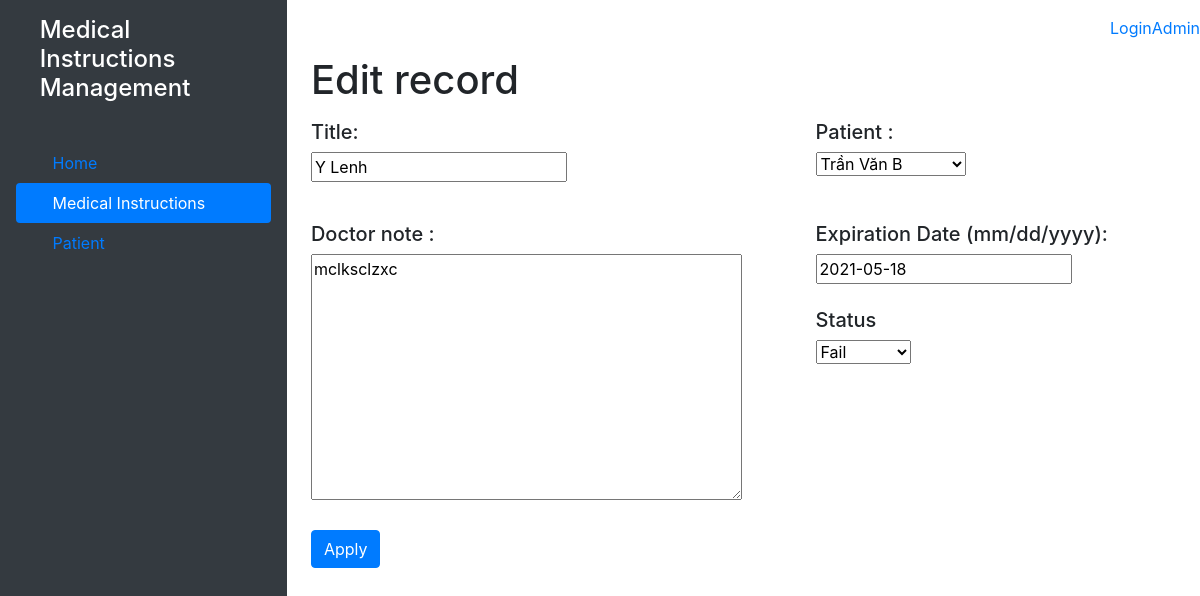
Before: /ylenh/ylenh_modify/10/ with the older database file.
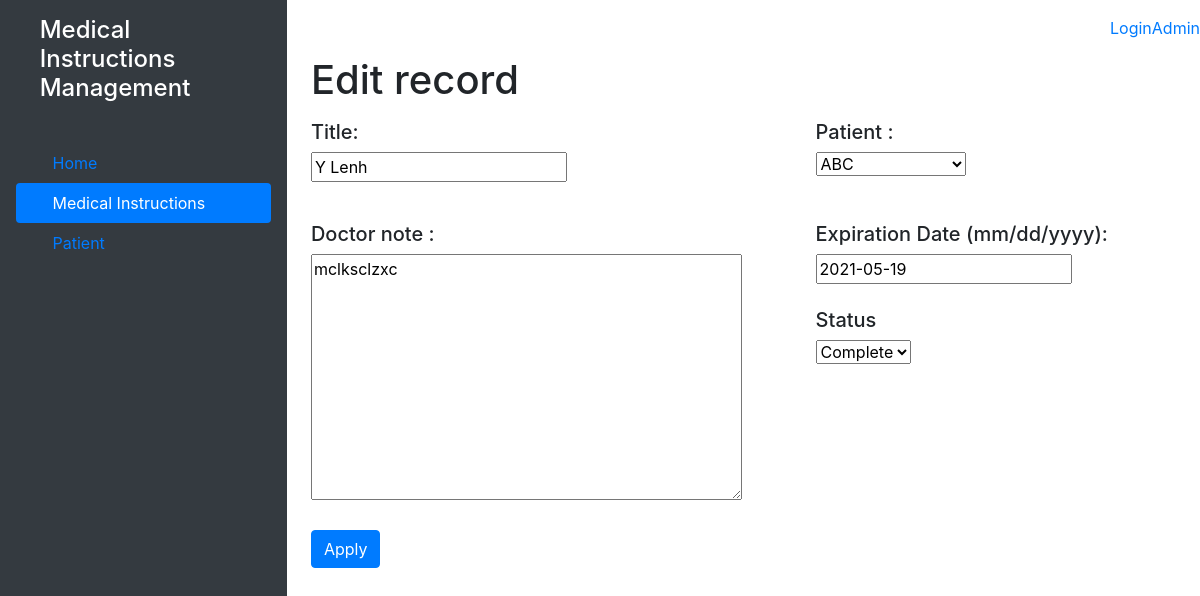
After: the same page with the newer database file.
### ylenh/models.py (models this page shows)
class YLenh(models.Model):
    STATUS = (
        ('Complete', 'Complete'),
        ('Fail', 'Fail'),
        ('Doing', 'Doing'),
    )
    username = models.ForeignKey(User, editable=False, on_delete = models.CASCADE, null=True)
    patient = models.ForeignKey(Patient, on_delete=models.CASCADE, null=True)
    title = models.CharField(default='Y Lenh', max_length=40)
    content = models.TextField()
    day_start = models.DateTimeField(auto_now_add=True)
    day_end = models.DateField("Day End(mm/dd/yyyy)")
    status = models.CharField(max_length=12, default='Doing', choices=STATUS)
    day_update = models.DateField(default=date.today())

### ylenh/views.py (the view, shortened to what this page needs)
# urls.py: path('ylenh_modify/<int:id>/', views.ylenh_modify, name="modify_ylenh"),
def ylenh_modify(request, id):
    ylenh = YLenh.objects.get(id=id)
    form = UpdateYLenhForm(instance=ylenh)
    date = datetime.date.today()
    context = {'form': form}
    return render(request, 'ylenh/ylenh_modify.html', context=context)

### ylenh/form.py
class UpdateYLenhForm(forms.ModelForm):
    class Meta:
        model = YLenh
        exclude = ['username', 'day_update']
        fields = ['title', 'patient', 'content', 'day_end', 'status']
        day_end = forms.DateField(
        widget=forms.widgets.DateInput(format="%m/%d/%Y"))

### patient/models.py (called while the page is built)
    def __str__(self):
        return self.patient_name

### ylenh/templates/ylenh/ylenh_modify.html (shortened to what this page needs)
<!DOCTYPE html>
<html lang="en">
<head>
    <link rel="stylesheet" href="https://stackpath.bootstrapcdn.com/bootstrap/4.1.3/css/bootstrap.min.css">
</head>
<body>
<div class="wrapper d-flex">
    <div class="d-flex flex-column p-3 text-white bg-dark" style="width: 300px ; height:100vh;">
        <a href="/" class="d-flex align-items-center mb-3 mb-md-0 me-md-auto text-white text-decoration-none">
            <svg class="bi me-2" width="40" height="32"><use xlink:href="#bootstrap"></use></svg>
            <h3 class="h4">Medical Instructions Management</h3>
        </a>
        <ul class="nav nav-pills flex-column mb-auto">
            <li class="nav-item">
                <a href="#" class="nav-link ">
                    <svg class="bi me-2" width="16" height="16"><use xlink:href="#home"></use></svg>
                    Home
                </a>
            </li>
            <li>
                <a href="/ylenh" class="nav-link text-white active">
                    <svg class="bi me-2" width="16" height="16"><use xlink:href="#speedometer2"></use></svg>
                    Medical Instructions
                </a>
            </li>
            <li>
                <a href="/patient" class="nav-link">
                    <svg class="bi me-2" width="16" height="16"><use xlink:href="#speedometer2"></use></svg>
                    Patient
                </a>
            </li>
        </ul>
    </div>
    <div style="width: 80%">
        <nav height : 40px; class="mt-3 d-flex justify-content-end">
            {% if user.username %}
            <p>Welcome {{user.username}}</p>
            <p><a class="mr-2" href="{% url 'logout' %}">(Logout)</a></p>
            {% else %}
            <p><a href="{% url 'login' %}">Login</a></p>
            <p><a href="/admin">Admin</a></p>
            {% endif %}
        </nav>
        <div class="ml-4">
            <h1> Edit record </h1>
            <form method="POST">
            <div class="d-flex justify-content-between mr-5 mb-3 mt-3" >
                <div class="mb-4" style="width: 60%;"> <h5 class="mb-2  ">Title: </h5>
                    <div>
                        {{form.title}}
                    </div>
                </div>
                <div class="mb-4" style="width: 40%;"> <h5 class="mb-2">Patient : </h5>
                    <div>
                        {{form.patient}}
                    </div>
                </div>
            </div>
            <div class="d-flex justify-content-between mr-5">
                <div class="mb-4" style="width: 60%;"> <h5 class="mb-2">Doctor note : </h5>
                    <div>
                        {{form.content}}
                    </div>
                </div>
                <div class="mb-4" style="width: 40%;"> <h5 class="mb-2"> Expiration Date (mm/dd/yyyy):  </h5>
                    <div>
                        {{form.day_end}}
                    </div>
                    <div class="mt-4" style="width: 60%;"> <h5 class="mb-2">Status</h5>
                        <div>
                            {{form.status}}
                        </div>
                    </div>
                </div>
            </div>
            <input type="submit" class="btn btn-primary" value="Apply"/>
        </div>
    </div>
</body>
</html>

Changed rows visible on the page:
changed YLenh "Y Lenh": patient "Trần Văn B" → "ABC"; day_end "2021-05-18" → "2021-05-19"; status "Fail" → "Complete"
